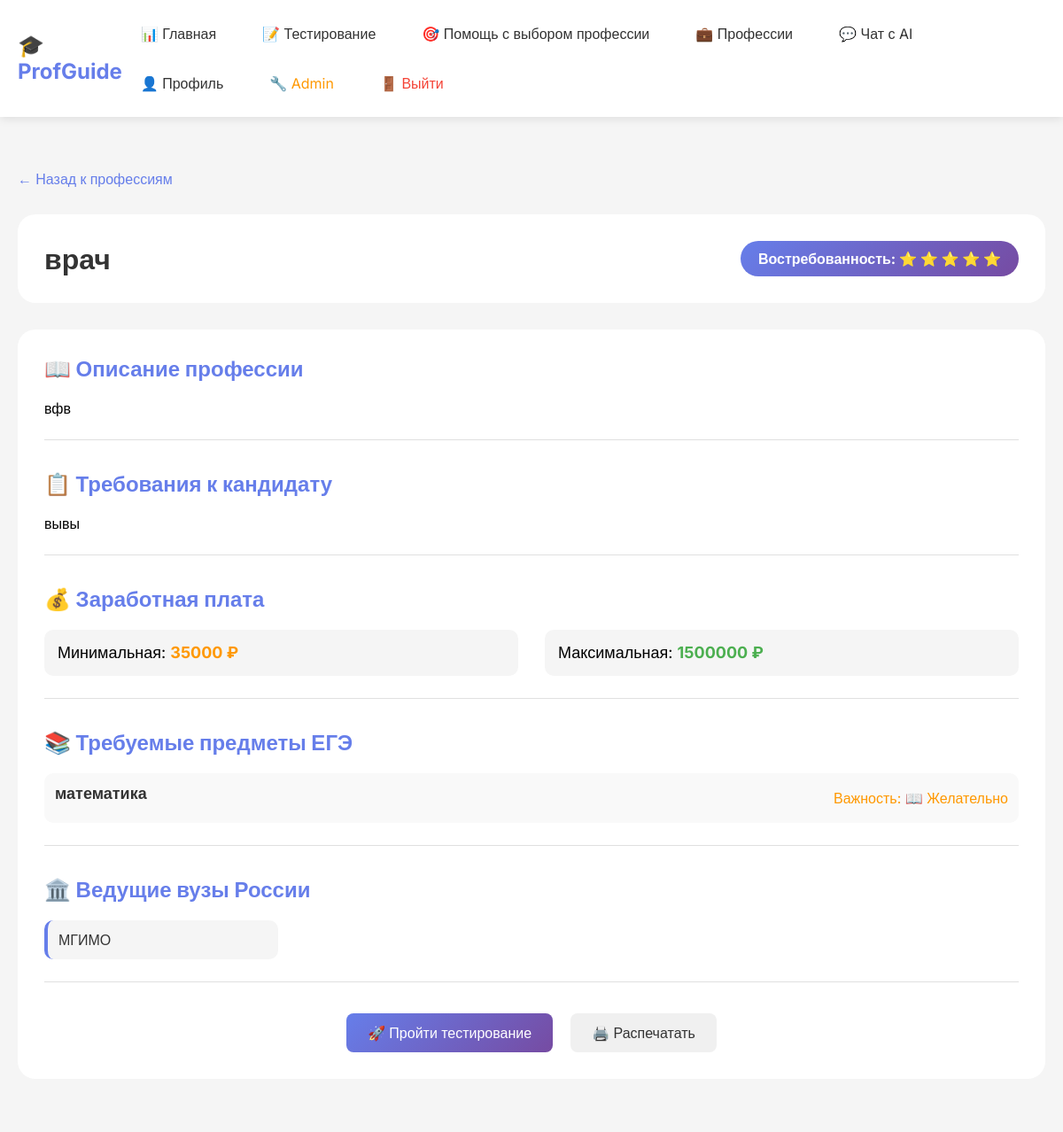
The page /profession/1/ (signed in) on the database its author committed.
### core/models.py (models this page shows, shortened)
class Profession(models.Model):
    DEMAND_LEVELS = [
        (1, 'Низкий спрос'),
        (2, 'Ниже среднего'),
        (3, 'Средний спрос'),
        (4, 'Выше среднего'),
        (5, 'Высокий спрос'),
    ]
    name = models.CharField(max_length=100, verbose_name='Название профессии')
    description = models.TextField(verbose_name='Описание')
    requirements = models.TextField(verbose_name='Требования', blank=True)
    salary_min = models.IntegerField(verbose_name='Мин. зарплата')
    salary_max = models.IntegerField(verbose_name='Макс. зарплата')
    demand_level = models.IntegerField(choices=DEMAND_LEVELS, default=3, verbose_name='Востребованность')
    required_subjects = models.ManyToManyField(Subject, through='ProfessionRequirement', verbose_name='Требуемые предметы')
    image_url = models.URLField(blank=True, verbose_name='Изображение')
    video_url = models.URLField(blank=True, verbose_name='Видео профессии')
    universities = models.TextField(verbose_name='Вузы', blank=True, help_text='Список вузов через запятую')
    class Meta:
        verbose_name = 'Профессия'
        verbose_name_plural = 'Профессии'

class ProfessionRequirement(models.Model):
    profession = models.ForeignKey(Profession, on_delete=models.CASCADE)
    subject = models.ForeignKey(Subject, on_delete=models.CASCADE)
    importance = models.FloatField(default=1.0, verbose_name='Важность (0-2)')
    class Meta:
        unique_together = ['profession', 'subject']

class Subject(models.Model):
    EXAM_TYPES = [
        ('OGE', 'ОГЭ'),
        ('EGE', 'ЕГЭ'),
    ]
    name = models.CharField(max_length=50, verbose_name='Название')
    exam_type = models.CharField(max_length=3, choices=EXAM_TYPES, verbose_name='Тип экзамена')
    icon = models.CharField(max_length=50, default='📚', verbose_name='Иконка')
    color = models.CharField(max_length=20, default='#667eea', verbose_name='Цвет')
    class Meta:
        verbose_name = 'Предмет'
        verbose_name_plural = 'Предметы'

### core/views.py (the view)
# urls.py: path('profession/<int:profession_id>/', views.profession_detail, name='profession_detail'),
@login_required
def profession_detail(request, profession_id):
    profession = get_object_or_404(Profession, id=profession_id)
    requirements = ProfessionRequirement.objects.filter(profession=profession).select_related('subject')
    universities = profession.universities.split(',') if profession.universities else []
    return render(request, 'profession_detail.html', {
        'profession': profession,
        'requirements': requirements,
        'universities': universities
    })

### core/templates/profession_detail.html (shortened to what this page needs)
{% extends 'base.html' %}
{% block content %}
<div class="profession-detail-page">
    <div class="container">
        <a href="/professions/" class="back-link">← Назад к профессиям</a>
        <div class="detail-header">
            <h1>{{ profession.name }}</h1>
            <div class="demand-badge">
                Востребованность:
                {% for i in "12345"|make_list %}
                    {% if forloop.counter <= profession.demand_level %}⭐{% else %}☆{% endif %}
                {% endfor %}
            </div>
        </div>
        <div class="detail-content">
            <div class="detail-section">
                <h2>📖 Описание профессии</h2>
                <p>{{ profession.description }}</p>
            </div>
            <div class="detail-section">
                <h2>📋 Требования к кандидату</h2>
                <p>{{ profession.requirements|default:"Не указаны" }}</p>
            </div>
            <div class="detail-section">
                <h2>💰 Заработная плата</h2>
                <div class="salary-info">
                    <div class="salary-min">Минимальная: <strong>{{ profession.salary_min }} ₽</strong></div>
                    <div class="salary-max">Максимальная: <strong>{{ profession.salary_max }} ₽</strong></div>
                </div>
            </div>
            <div class="detail-section">
                <h2>📚 Требуемые предметы ЕГЭ</h2>
                <div class="subjects-list">
                    {% for req in requirements %}
                    <div class="subject-item">
                        <span class="subject-name">{{ req.subject.name }}</span>
                        <span class="subject-importance">
                            Важность:
                            {% if req.importance >= 1.8 %}🔥 Критично
                            {% elif req.importance >= 1.2 %}⭐ Важно
                            {% else %}📖 Желательно{% endif %}
                        </span>
                    </div>
                    {% empty %}
                    <p>Требования не указаны</p>
                    {% endfor %}
                </div>
            </div>
            {% if universities and universities|length > 0 %}
            <div class="detail-section">
                <h2>🏛️ Ведущие вузы России</h2>
                <div class="universities-list">
                    {% for uni in universities %}
                        {% if uni.strip %}
                        <div class="uni-item">{{ uni.strip }}</div>
                        {% endif %}
                    {% endfor %}
                </div>
            </div>
            {% endif %}
            <div class="action-buttons">
                <a href="/testing/" class="btn btn-primary">🚀 Пройти тестирование</a>
                <button onclick="window.print()" class="btn btn-secondary">🖨️ Распечатать</button>
            </div>
        </div>
    </div>
</div>
{% endblock %}

### core/static/css/style.css (style rules this page uses)
* { margin: 0; padding: 0; box-sizing: border-box; }
body { font-family: 'Inter', sans-serif; background: linear-gradient(135deg, #667eea 0%, #764ba2 100%); min-height: 100vh; }
.container { max-width: 1200px; margin: 0 auto; padding: 20px; }
h1, h2, h3, h4, h5, h6 { margin-bottom: 15px; color: #333; }
.btn { padding: 12px 24px; border: none; border-radius: 8px; font-size: 16px; cursor: pointer; transition: all 0.3s; text-decoration: none; display: inline-block; font-weight: 500; }
.btn-primary { background: linear-gradient(135deg, #667eea 0%, #764ba2 100%); color: white; }
.btn-secondary { background: #f0f0f0; color: #333; }
.subject-name { font-weight: bold; margin-bottom: 10px; font-size: 18px; }
.action-buttons { display: flex; gap: 20px; justify-content: center; flex-wrap: wrap; margin-top: 30px; }
.profession-detail-page { min-height: 100vh; background: #f5f5f5; padding: 40px 0; }
.back-link { display: inline-block; margin-bottom: 30px; color: #667eea; text-decoration: none; font-weight: 500; }
.detail-header { background: white; border-radius: 20px; padding: 30px; margin-bottom: 30px; display: flex; justify-content: space-between; align-items: center; flex-wrap: wrap; gap: 20px; }
.detail-header h1 { color: #333; margin: 0; font-size: 32px; }
.demand-badge { background: linear-gradient(135deg, #667eea 0%, #764ba2 100%); color: white; padding: 10px 20px; border-radius: 25px; font-weight: bold; }
.detail-content { background: white; border-radius: 20px; padding: 30px; }
.detail-section { margin-bottom: 35px; padding-bottom: 25px; border-bottom: 1px solid #e0e0e0; }
.detail-section h2 { color: #667eea; margin-bottom: 20px; font-size: 24px; }
.salary-info { display: flex; gap: 30px; flex-wrap: wrap; }
.salary-min, .salary-max { font-size: 18px; padding: 15px; background: #f5f5f5; border-radius: 10px; flex: 1; }
.salary-min strong { color: #ff9800; }
.salary-max strong { color: #4caf50; }
.subjects-list { display: flex; flex-direction: column; gap: 15px; }
.subject-item { display: flex; justify-content: space-between; align-items: center; padding: 12px; background: #f9f9f9; border-radius: 10px; transition: transform 0.2s; }
.subject-name { font-weight: bold; color: #333; font-size: 18px; }
.subject-importance { color: #ff9800; }
.universities-list { display: grid; grid-template-columns: repeat(auto-fill, minmax(250px, 1fr)); gap: 15px; }
.uni-item { padding: 12px; background: #f5f5f5; border-radius: 10px; color: #333; border-left: 4px solid #667eea; }

### rows shown on the page
Profession: name "врач", demand_level 5 (drawn), description "вфв", requirements "вывы", salary_min "35000", salary_max "1500000", strip "МГИМО"
ProfessionRequirement: subject.name "математика", importance "📖 Желательно"
